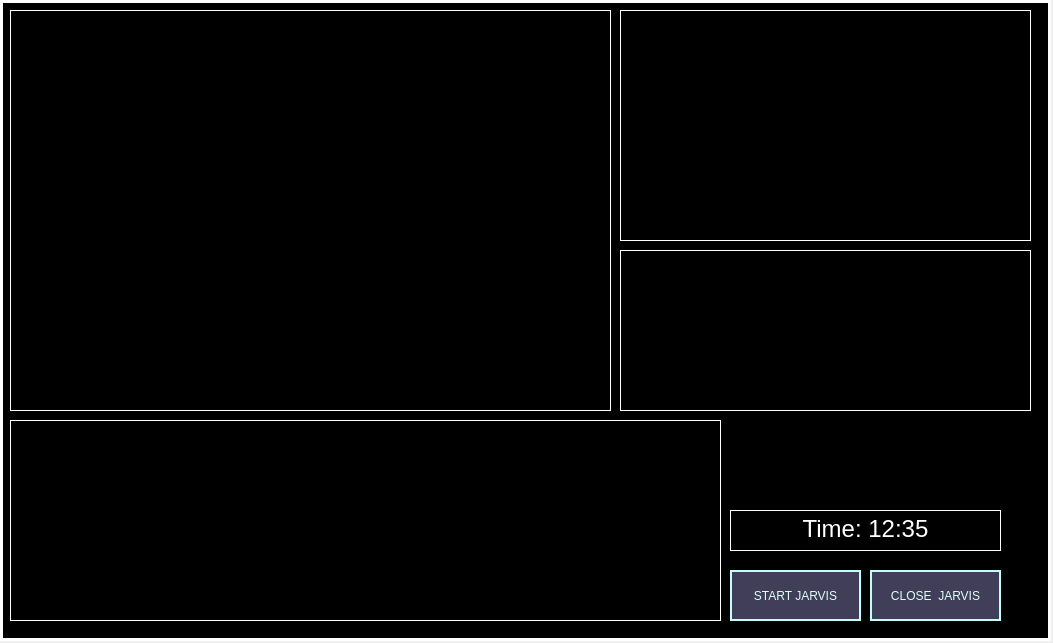
<?xml version="1.0" encoding="UTF-8"?>
<ui version="4.0">
 <class>MainWindow</class>
 <widget class="QMainWindow" name="MainWindow">
  <property name="geometry">
   <rect>
    <x>0</x>
    <y>0</y>
    <width>1053</width>
    <height>643</height>
   </rect>
  </property>
  <property name="windowTitle">
   <string>MainWindow</string>
  </property>
  <widget class="QWidget" name="centralwidget">
   <widget class="QLabel" name="Bg">
    <property name="geometry">
     <rect>
      <x>-40</x>
      <y>-30</y>
      <width>861</width>
      <height>631</height>
     </rect>
    </property>
    <property name="styleSheet">
     <string notr="true">background-color: rgb(0, 0, 0);</string>
    </property>
    <property name="text">
     <string/>
    </property>
   </widget>
   <widget class="QLabel" name="Bg_border">
    <property name="geometry">
     <rect>
      <x>0</x>
      <y>0</y>
      <width>1051</width>
      <height>641</height>
     </rect>
    </property>
    <property name="styleSheet">
     <string notr="true">background-color: rgb(0, 0, 0);
border: 3px solid white;
color: rgb(0, 0, 0);</string>
    </property>
    <property name="text">
     <string>TextLabel</string>
    </property>
   </widget>
   <widget class="QPushButton" name="closeBtn">
    <property name="geometry">
     <rect>
      <x>870</x>
      <y>570</y>
      <width>131</width>
      <height>51</height>
     </rect>
    </property>
    <property name="styleSheet">
     <string notr="true">border:2px solid white;
font: 12pt &quot;Segoe MDL2 Assets&quot;;
border-color: rgb(194, 255, 251);
background-color: rgb(64, 62, 88);
color: rgb(222, 255, 247);
font: 12pt &quot;Poor Richard&quot;;</string>
    </property>
    <property name="text">
     <string>CLOSE  JARVIS</string>
    </property>
   </widget>
   <widget class="QPushButton" name="StartBtn">
    <property name="geometry">
     <rect>
      <x>730</x>
      <y>570</y>
      <width>131</width>
      <height>51</height>
     </rect>
    </property>
    <property name="styleSheet">
     <string notr="true">border:2px solid white;
font: 12pt &quot;Segoe MDL2 Assets&quot;;
border-color: rgb(194, 255, 251);
background-color: rgb(64, 62, 88);
color: rgb(222, 255, 247);
font: 12pt &quot;Poor Richard&quot;;</string>
    </property>
    <property name="text">
     <string>START JARVIS</string>
    </property>
   </widget>
   <widget class="QLabel" name="Gif">
    <property name="geometry">
     <rect>
      <x>10</x>
      <y>10</y>
      <width>601</width>
      <height>401</height>
     </rect>
    </property>
    <property name="styleSheet">
     <string notr="true">border:1px solid white;</string>
    </property>
    <property name="text">
     <string/>
    </property>
    <property name="pixmap">
     <pixmap>C:/Downloads/G.U.I/G.U.I Material/B.G/Iron_Template_1.gif</pixmap>
    </property>
    <property name="scaledContents">
     <bool>true</bool>
    </property>
   </widget>
   <widget class="QLabel" name="Gif_2">
    <property name="geometry">
     <rect>
      <x>620</x>
      <y>10</y>
      <width>411</width>
      <height>231</height>
     </rect>
    </property>
    <property name="styleSheet">
     <string notr="true">border:1px solid white;</string>
    </property>
    <property name="text">
     <string/>
    </property>
    <property name="pixmap">
     <pixmap>C:/Downloads/G.U.I/G.U.I Material/VoiceReg/jarvis_jj.gif</pixmap>
    </property>
   </widget>
   <widget class="QTextBrowser" name="time">
    <property name="geometry">
     <rect>
      <x>730</x>
      <y>510</y>
      <width>271</width>
      <height>41</height>
     </rect>
    </property>
    <property name="styleSheet">
     <string notr="true">background-color: rgb(0, 0, 0);
border: 1px solid white;
color: rgb(255, 255, 255);
font: 24pt &quot;Perpetua&quot;;</string>
    </property>
    <property name="html">
     <string>&lt;!DOCTYPE HTML PUBLIC &quot;-//W3C//DTD HTML 4.0//EN&quot; &quot;http://www.w3.org/TR/REC-html40/strict.dtd&quot;&gt;
&lt;html&gt;&lt;head&gt;&lt;meta name=&quot;qrichtext&quot; content=&quot;1&quot; /&gt;&lt;style type=&quot;text/css&quot;&gt;
p, li { white-space: pre-wrap; }
&lt;/style&gt;&lt;/head&gt;&lt;body style=&quot; font-family:'Perpetua'; font-size:24pt; font-weight:400; font-style:normal;&quot;&gt;
&lt;p align=&quot;center&quot; style=&quot; margin-top:0px; margin-bottom:0px; margin-left:0px; margin-right:0px; -qt-block-indent:0; text-indent:0px;&quot;&gt;&lt;span style=&quot; font-size:18pt;&quot;&gt;Time: 12:35&lt;/span&gt;&lt;/p&gt;&lt;/body&gt;&lt;/html&gt;</string>
    </property>
   </widget>
   <widget class="QLabel" name="Terminal">
    <property name="geometry">
     <rect>
      <x>10</x>
      <y>420</y>
      <width>711</width>
      <height>201</height>
     </rect>
    </property>
    <property name="styleSheet">
     <string notr="true">background-color: rgb(0, 0, 0);
color: rgb(255, 255, 255);
border: 1px solid white;</string>
    </property>
    <property name="text">
     <string/>
    </property>
   </widget>
   <widget class="QLabel" name="Gif_3">
    <property name="geometry">
     <rect>
      <x>620</x>
      <y>250</y>
      <width>411</width>
      <height>161</height>
     </rect>
    </property>
    <property name="styleSheet">
     <string notr="true">border:1px solid white;</string>
    </property>
    <property name="text">
     <string/>
    </property>
    <property name="pixmap">
     <pixmap>C:/Downloads/G.U.I/G.U.I Material/ExtraGui/initial.gif</pixmap>
    </property>
   </widget>
  </widget>
 </widget>
 <resources/>
 <connections/>
</ui>
